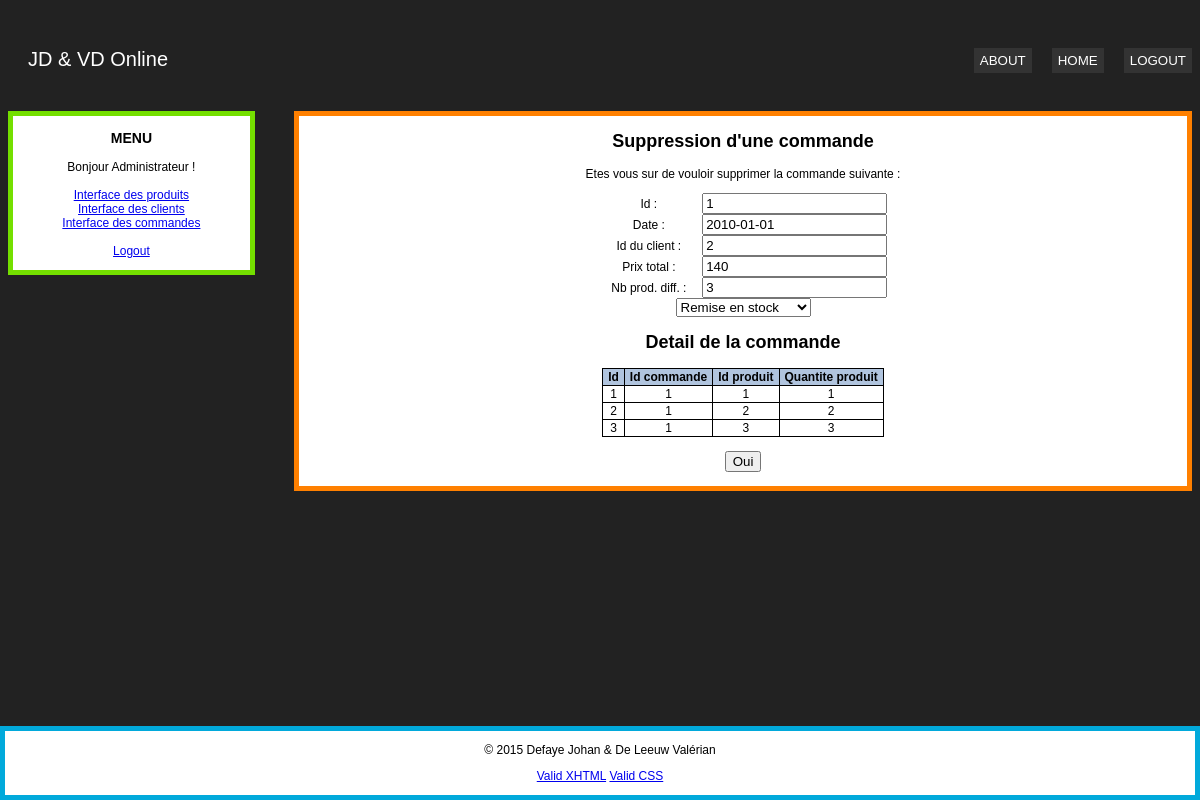
Page /suppression_command.php?id=1 (signed in) on the committed database.
### tables this page shows
CREATE TABLE IF NOT EXISTS `command` (
  `co_id` int(11) NOT NULL AUTO_INCREMENT,
  `co_date` date NOT NULL,
  `co_cu_id` int(11) NOT NULL,
  `co_total_price` float NOT NULL,
  `co_nb_cmdlines` int(11) NOT NULL,
  PRIMARY KEY (`co_id`),
  KEY `co_date` (`co_date`,`co_cu_id`)
);

CREATE TABLE IF NOT EXISTS `commprod` (
  `cp_id` int(11) NOT NULL AUTO_INCREMENT,
  `cp_co_id` int(11) NOT NULL,
  `cp_pr_id` int(11) NOT NULL,
  `cp_qty` int(11) NOT NULL,
  PRIMARY KEY (`cp_id`),
  KEY `cp_co_id` (`cp_co_id`,`cp_pr_id`)
);

### suppression_command.php (the view, shortened to what this page needs)
<?php
require_once('view/document.php');
$url='http://'.$_SERVER['HTTP_HOST'].'/jdvd/controller/controller_command.php?action=delete';
$pdo = new PDO("mysql:host=localhost;dbname=jdvdbd","jdvdbd", "jdvdbd");
$requete=$pdo->query('SELECT * FROM command WHERE co_id ='.$pdo->quote($_GET['id'], PDO::PARAM_INT).';');
$record=$requete->fetch(PDO::FETCH_NUM);
?>
<p>
Etes vous sur de vouloir supprimer la commande suivante :
</p>
<form action="<?php echo $url?>" method="post">
	<label for="co_id">Id : </label>
		<input type="text" name="co_id" value="<?php echo "$record[0]" ?>" readonly><br/>
    <label for="co_date">Date : </label>
		<input type="text" name="co_date" value="<?php echo "$record[1]" ?>" readonly><br/>
    <label for="co_cu_id">Id du client : </label>
        <input type="text" name="co_cu_id" value="<?php echo "$record[2]" ?>" readonly><br/>
    <label for="co_total_price">Prix total : </label>
        <input type="text" name="co_total_price" value="<?php echo "$record[3]" ?>" readonly><br/>
    <label for="co_nb_cmdlines">Nb prod. diff. : </label>
        <input type="text" name="co_nb_cmdlines" value="<?php echo "$record[4]" ?>" readonly><br/>
	<select class="select_form" name="co_retour">
		<option value="true"> Remise en stock </option>
	</select>
	<br/>
<?php
$requete=$pdo->query("SELECT * FROM commprod WHERE cp_co_id =".$pdo->quote($record[0], PDO::PARAM_INT).";");
$tableau=$requete->fetch(PDO::FETCH_NUM);
?>
<h2>Detail de la commande</h2>
<table>
	<tr>
		<th>Id</th>
		<th>Id commande</th>
		<th>Id produit</th>
		<th>Quantite produit</th>
	</tr>
<?php
do{ ?>
	<tr>
		<td> <?php echo "$tableau[0]"; ?> </td>
		<td> <?php echo "$tableau[1]"; ?> </td>
		<td> <?php echo "$tableau[2]"; ?> </td>
		<td> <?php echo "$tableau[3]"; ?> </td>
	</tr>
<?php }while($tableau=$requete->fetch(PDO::FETCH_NUM));
echo "</table> \n";
echo "<br/> \n" ;
?>
<input type="submit" value="Oui">
</form>
<br/>

### css/global.css (style rules this page uses)
body { font:12px Arial; background-color:#222; }
table { border-collapse:collapse; margin-left:auto; margin-right:auto; }
td { padding-left:5px; padding-right:5px; border:1px solid black; }
th { padding-left:5px; padding-right:5px; border:1px solid black; background-color:#B0C4DE; }
label { display:inline-block; width: 100px; margin-left:auto; margin-right:auto; }
.select_form { width: 135px; }

### rows in the picture
command: co_id "1", co_date "2010-01-01", co_cu_id "2", co_total_price "140", co_nb_cmdlines "3"
commprod: cp_id "1", cp_co "1", cp_pr "1", cp_qty "1"
commprod: cp_id "2", cp_co "1", cp_pr "2", cp_qty "2"
commprod: cp_id "3", cp_co "1", cp_pr "3", cp_qty "3"

### other values in the picture
$title "Suppression d'une commande"
